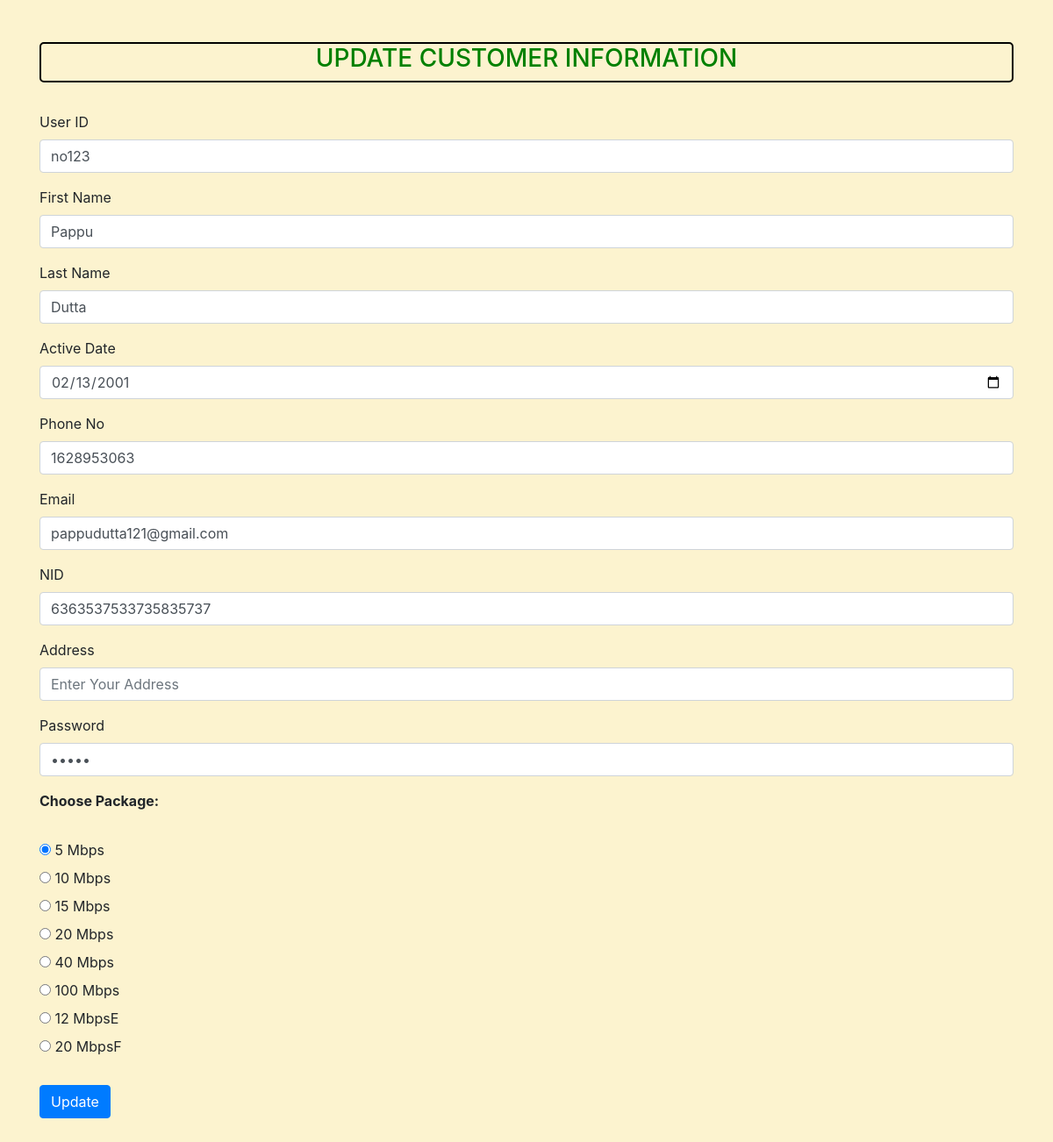
Before: /Upcust.php?upid=no123 with the older database file.
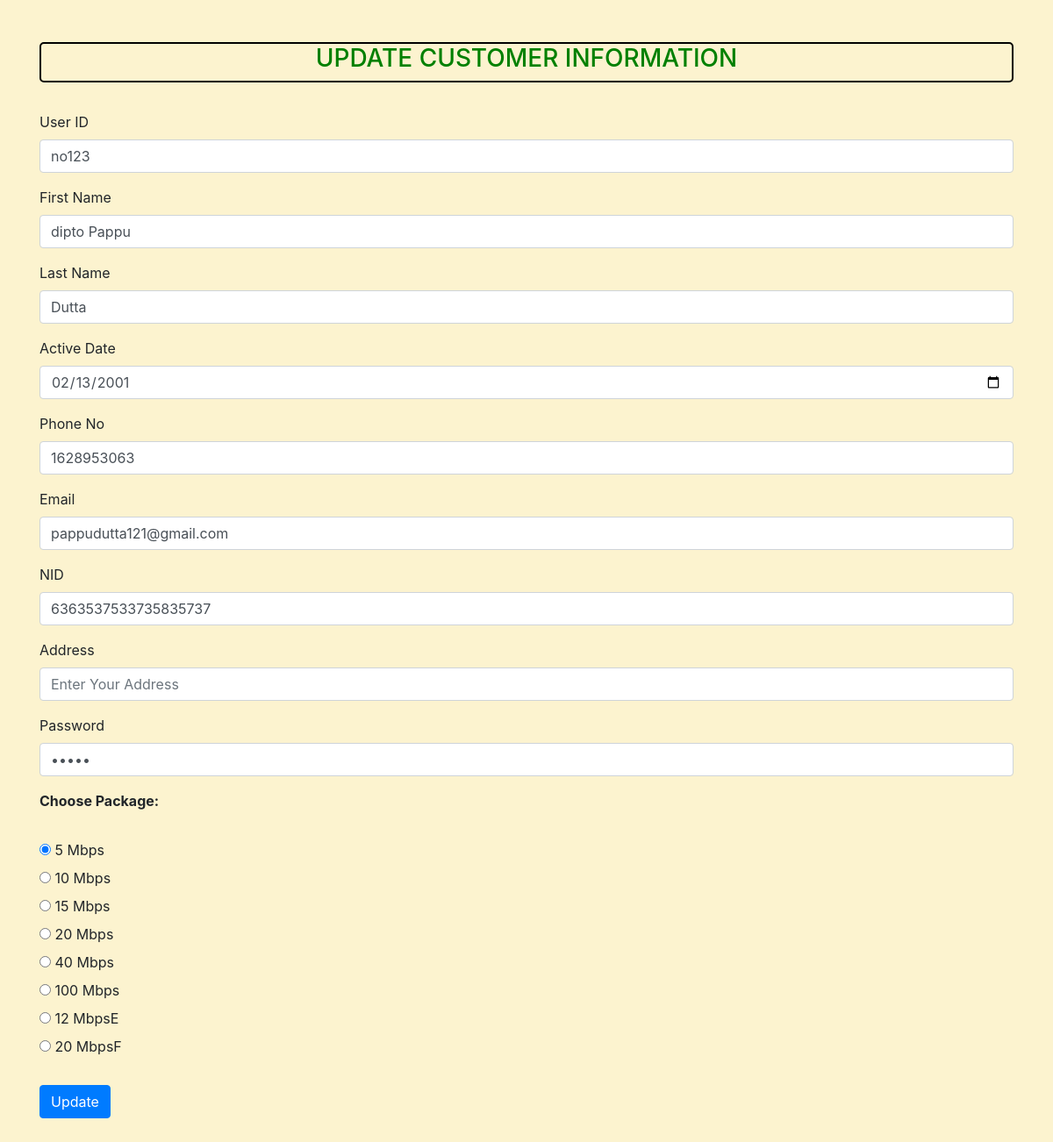
After: the same page with the newer database file.
### tables this page shows
CREATE TABLE `customer_info` (
  `User_id` varchar(30) NOT NULL,
  `First_Name` varchar(30) DEFAULT NULL,
  `Last_Name` varchar(30) DEFAULT NULL,
  `Active_Date` date DEFAULT NULL,
  `Phone_no` int(11) NOT NULL,
  `Email` varchar(100) DEFAULT NULL,
  `NID` bigint(18) NOT NULL,
  `Address` varchar(200) NOT NULL,
  `Password` varchar(30) NOT NULL,
  `choose` varchar(30) NOT NULL
);

### Upcust.php (the view, shortened to what the changed rows need)
<?php
include 'connectcustcre.php';
$id = $_GET['upid'];
$sql = "Select * from `Customer_info` where `User_id`='$id'";
$result = mysqli_query($con, $sql);
$row = mysqli_fetch_assoc($result);
$id = $row['User_id'];
$FName = $row['First_Name'];
$LName = $row['Last_Name'];
$ADate = $row['Active_Date'];
$phone = $row['Phone_no'];
$email = $row['Email'];
$nid = $row['NID'];
$pass = $row['Password'];
?>
<!doctype html>
<html lang="en">
<head>
  <link rel="stylesheet" href="https://cdn.jsdelivr.net/npm/bootstrap@4.4.1/dist/css/bootstrap.min.css">
</head>
<body style="background: #FCF3CF;">
  <div class="container my-5">
    <form method="post">
      <div class="form-group">
        <label>User ID</label>
        <input type="text" class="form-control" placeholder="Enter Your User ID" name="uid" autocomplete="off" value=<?php echo $id;
                                                                                                                      ?>>
      </div>
      <div class="form-group">
        <label>First Name</label>
        <input type="text" class="form-control" placeholder="Enter Your First Name" name="fname" autocomplete="off" value="<?php echo $FName;
                                                                                                                            ?>">
      </div>
      <div class="form-group">
        <label>Last Name</label>
        <input type="text" class="form-control" placeholder="Enter Your Phone-number" name="lname" autocomplete="off" value=<?php echo $LName;
                                                                                                                            ?>>
      </div>
      <div class="form-group">
        <label>Active Date</label>
        <input type="Date" class="form-control" placeholder="Enter Your Active Date" name="adate" autocomplete="off" value=<?php echo $ADate;
                                                                                                                            ?>>
      </div>
      <div class="form-group">
        <label>Phone No</label>
        <input type="tel" class="form-control" placeholder="Enter Your Phone Number" name="phn" autocomplete="off" value=<?php echo $phone;
                                                                                                                          ?>>
      </div>
      <div class="form-group">
        <label>Email</label>
        <input type="email" class="form-control" placeholder="Enter Your Email Address" name="mail" autocomplete="off" value=<?php echo $email;
                                                                                                                              ?>>
      </div>
      <div class="form-group">
        <label>NID</label>
        <input type="number" class="form-control" placeholder="Enter Your NID Number" name="nid" autocomplete="off" value=<?php echo $nid;
                                                                                                                          ?>>
      </div>
      <div class="form-group">
        <label>Password</label>
        <input type="password" class="form-control" placeholder="Enter Your Password" name="pass" autocomplete="off" value=<?php echo $pass;
                                                                                                                            ?>>
      </div>
      <br>
    </form>
  </div>
</body>
</html>

Changed rows visible on the page:
changed customer_info "no123": fname "Pappu" → "dipto Pappu"
